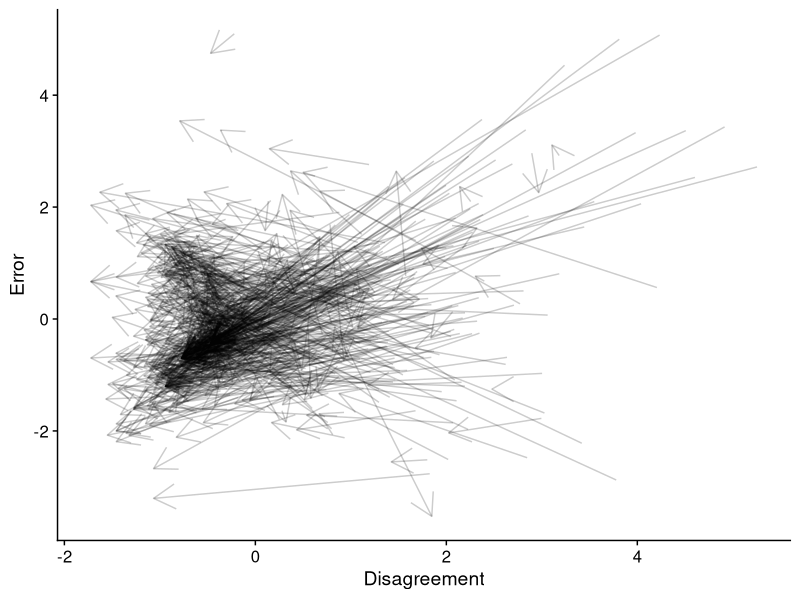
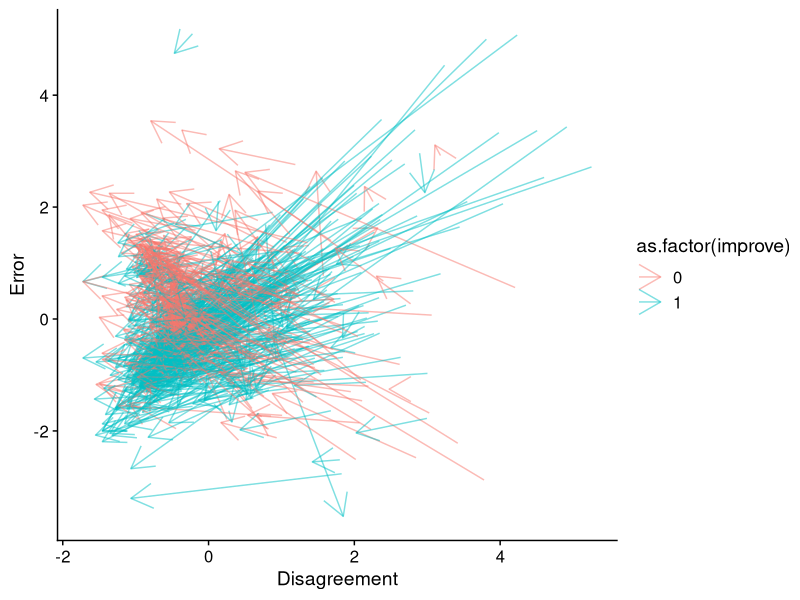
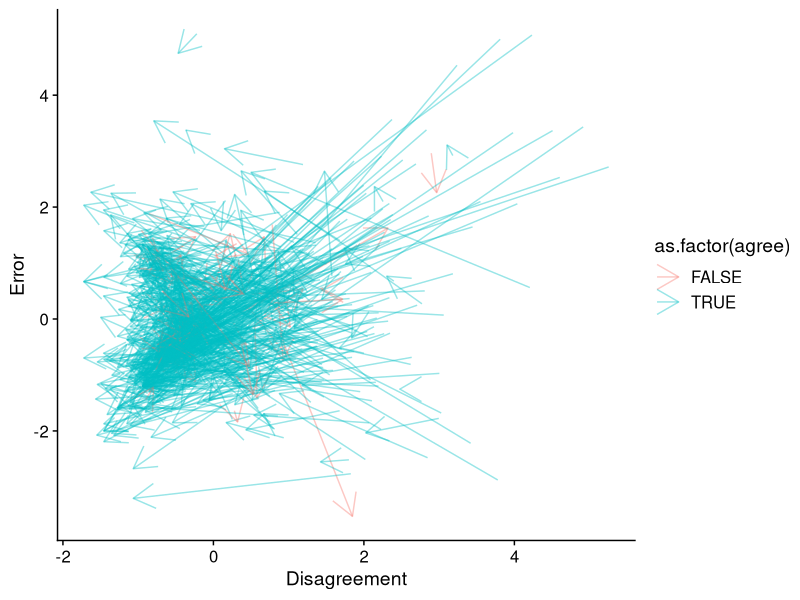
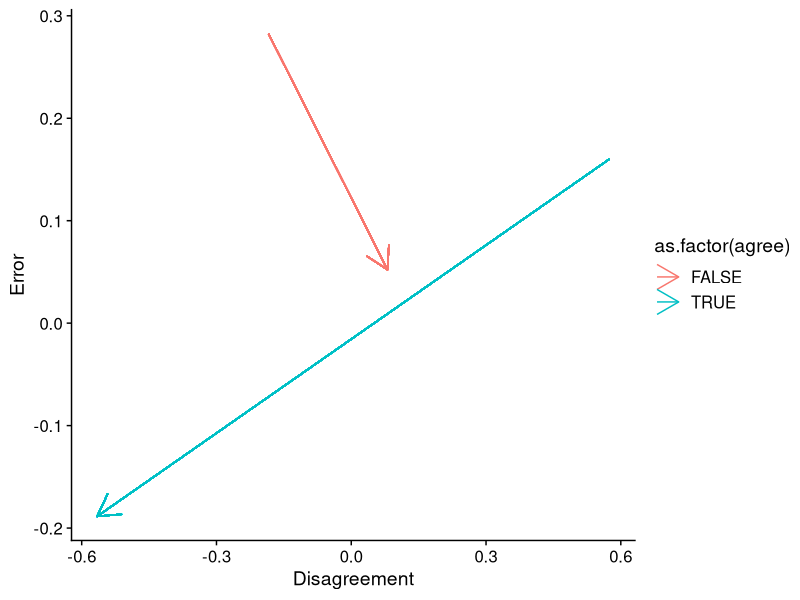

These charts were generated, in order, by the following R code:
## ---- chunk 1
setwd("/Users/owo/Desktop/convergence-valence_space/")
library("tidyverse")
library("cowplot")
## ---- chunk 2
group_data <- read_csv("data1.csv")
# DATA1 <- read_csv("indS1dates1.csv")
# DATA2 <- read_csv("indS1dates2.csv")
# DATA  <- bind_rows(DATA1, DATA2)
group_data <- mutate(group_data, agree = sd2 < sd1) # create a new variable to indicate whether group agreement formed
## ---- chunk 3
group_data_n <- group_data %>% 
  pivot_longer(cols = 8:9,   names_to ="acc_time", values_to = "acc_val") %>% 
  pivot_longer(cols = 12:13, names_to ="agr_time", values_to = "agr_val") %>% 
  group_by(qcode) %>% 
  mutate(acc_val = scale(acc_val), agr_val = scale(agr_val)) %>% 
  pivot_wider(names_from = "acc_time", values_from = "acc_val") %>% 
  pivot_wider(names_from = "agr_time", values_from = "agr_val")
## ---- chunk 4
arrow_graph_n <- ggplot() +
  geom_segment(aes(x = sd1, y = aee1, xend = sd2, yend = aee2), data = group_data_n, arrow = arrow(), alpha = 0.2) + 
  theme_cowplot() + xlab('Disagreement') + ylab('Error')
arrow_graph_n # normalised 

arrow_graph_accuracy_n <- ggplot() +
  geom_segment(aes(x = sd1, y = aee1, xend = sd2, yend = aee2, colour = as.factor(improve)), data = group_data_n, arrow = arrow(), alpha = 0.5) + 
  theme_cowplot() + xlab('Disagreement') + ylab('Error')
arrow_graph_accuracy_n # normalised broken down with whether group performance were improved

arrow_graph_agree_n <- ggplot() +
  geom_segment(aes(x = sd1, y = aee1, xend = sd2, yend = aee2, colour = as.factor(agree)), data = group_data_n, arrow = arrow(), alpha = 0.4) + 
  theme_cowplot() + xlab('Disagreement') + ylab('Error')
arrow_graph_agree_n # normalised broken down with whether group agreement were formed
## ---- chunk 5
averaged_data_n <- group_data_n %>% 
  select(sd1, sd2, aee1, aee2, agree) %>% 
  group_by(agree) %>% 
  mutate(sd1 = mean(sd1), sd2 = mean(sd2), aee1 = mean(aee1), aee2 = mean(aee2))
arrow_graph_agree_n_average <- ggplot() +
  geom_segment(aes(x = sd1, y = aee1, xend = sd2, yend = aee2, colour = as.factor(agree)), data = averaged_data_n, arrow = arrow()) + 
  theme_cowplot() + xlab('Disagreement') + ylab('Error')
arrow_graph_agree_n_average # normalised broken down with whether group agreement were formed
## ---- chunk 6
# I_Mer <- plot_grid(arrow_graph, arrow_graph_accuracy, arrow_graph_agree, arrow_graph_n, arrow_graph_accuracy_n, arrow_graph_agree_n, labels = "AUTO") # figures without normalised are removed.
I_Mer <- plot_grid(arrow_graph_n, arrow_graph_accuracy_n, arrow_graph_agree_n, arrow_graph_agree_n_average, labels = "AUTO", nrow = 1)
save_plot('figure_16Oct.png',I_Mer)
